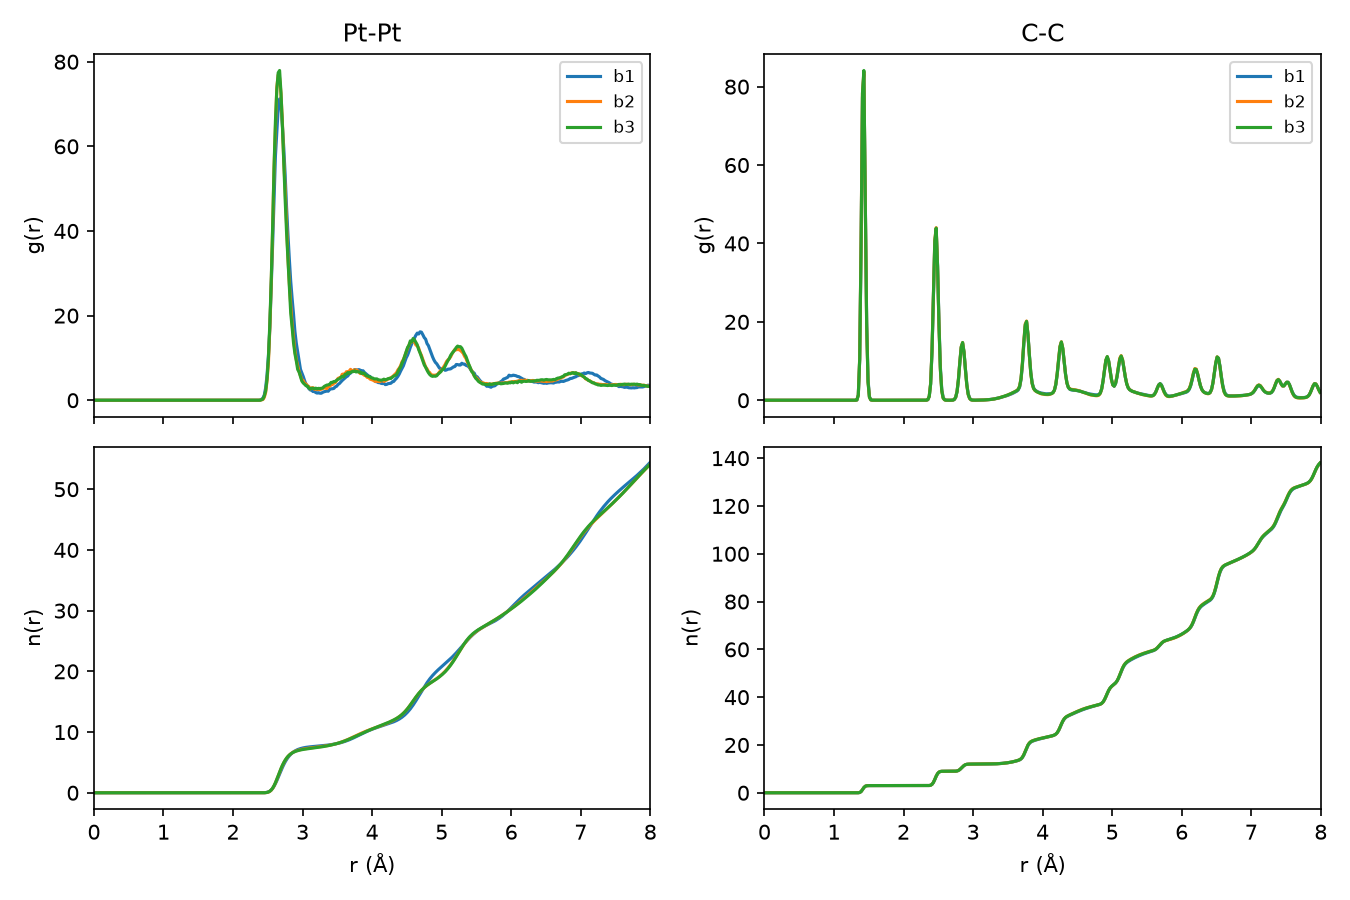

Source code (Python):
#!/usr/bin/env python3
"""
rdf_summary.py - read rdf.dat / rdf_check_rdf.dat files written by mace_md.py, print peak
positions, heights and coordination numbers, and overlay several files in one plot.

Usage
  python rdf_summary.py runs/bulkwater_300K/rdf.dat --box 12.0
  python rdf_summary.py mace=runs/bulkwater_300K/rdf.dat mpa=runs_mpa/bulkwater_300K/rdf.dat \
        aimd=aimd_rdf_rdf.dat --pairs Ow-Ow,Ow-Hw --out water_compare

Each argument is [label=]path. Columns are read from the header (r, g_A-B, n_A-B, ...).
--box L marks L/2 on the plots: beyond L/2 the RDF is dominated by periodic-image
(finite-size) effects and should not be interpreted.
"""
import argparse
import os

import numpy as np


def load(path):
    names = None
    with open(path) as fh:
        for line in fh:
            if line.startswith("#"):
                last = line[1:].strip()
                if last.startswith("r "):
                    names = last.split()
            else:
                break
    data = np.loadtxt(path)
    if names is None or len(names) != data.shape[1]:
        raise SystemExit(f"{path}: cannot parse column names from header")
    d = {n: data[:, k] for k, n in enumerate(names)}
    return d


def smooth(y, w=5):
    if w < 2:
        return y
    k = np.ones(w) / w
    return np.convolve(np.nan_to_num(y), k, mode="same")


def features(r, g, n, rstart=1.5):
    """first intermolecular peak (r >= rstart), following minimum, coordination number there."""
    out = {}
    gs = smooth(g)
    intra = r < 1.3
    if intra.any() and np.nanmax(g[intra]) > 5:
        k = np.nanargmax(g[intra])
        out["bond_peak_r"], out["bond_peak_g"] = r[intra][k], g[intra][k]
    idx = np.where(r >= rstart)[0]
    if len(idx) < 5:
        return out
    thr = 0.2 * np.nanmax(gs[idx])  # relative threshold: slab RDFs are diluted by vacuum, so g(r) << 1
    for i in idx[1:-1]:
        if gs[i] > gs[i - 1] and gs[i] >= gs[i + 1] and gs[i] > thr:
            out["peak1_r"], out["peak1_g"] = r[i], g[i]
            for j in range(i + 1, len(r) - 1):
                if gs[j] < gs[j - 1] and gs[j] <= gs[j + 1]:
                    out["min1_r"], out["min1_g"], out["n_at_min1"] = r[j], g[j], n[j]
                    break
            break
    return out


def main():
    ap = argparse.ArgumentParser(description=__doc__, formatter_class=argparse.RawDescriptionHelpFormatter)
    ap.add_argument("files", nargs="+")
    ap.add_argument("--pairs", default=None, help="comma list, e.g. Ow-Ow,Ow-Hw (default: all non-empty)")
    ap.add_argument("--box", type=float, default=None, help="smallest cell length (A); marks L/2")
    ap.add_argument("--rstart", type=float, default=1.5, help="ignore peaks below this r when finding peak 1")
    ap.add_argument("--rplot", type=float, default=8.0)
    ap.add_argument("--out", default="rdf_summary")
    args = ap.parse_args()

    sets = []
    for a in args.files:
        label, path = (a.split("=", 1) if "=" in a else (os.path.basename(os.path.dirname(os.path.abspath(a))) or a, a))
        sets.append((label, load(path)))

    allpairs = [k[2:] for k in sets[0][1] if k.startswith("g_")]
    pairs = args.pairs.split(",") if args.pairs else [
        p for p in allpairs if any(np.isfinite(d.get(f"g_{p}", np.array([np.nan]))).any() for _, d in sets)]

    if not pairs:
        raise SystemExit("No non-empty pairs found in these files (all columns are NaN). The atom groups "
                         "in the pair list do not exist in this system. Re-run 'mace_md.py rdf' with "
                         "--rdf-pairs, e.g. C-C for graphene-only systems.")
    print(f"{'pair':<8}{'set':<14}{'peak1 r':>9}{'g(peak1)':>10}{'min1 r':>9}{'g(min1)':>9}{'n(min1)':>9}   bond peak")
    for p in pairs:
        for label, d in sets:
            if f"g_{p}" not in d:
                continue
            f = features(d["r"], d[f"g_{p}"], d[f"n_{p}"], args.rstart)
            fmt = lambda k, w, nd: f"{f[k]:{w}.{nd}f}" if k in f else " " * (w - 1) + "-"
            bond = f"{f['bond_peak_r']:.2f} A (g={f['bond_peak_g']:.0f})" if "bond_peak_r" in f else ""
            print(f"{p:<8}{label:<14}{fmt('peak1_r', 9, 2)}{fmt('peak1_g', 10, 2)}{fmt('min1_r', 9, 2)}"
                  f"{fmt('min1_g', 9, 2)}{fmt('n_at_min1', 9, 2)}   {bond}")

    try:
        import matplotlib
        matplotlib.use("Agg")
        import matplotlib.pyplot as plt
    except Exception:
        return
    fig, ax = plt.subplots(2, len(pairs), figsize=(4.5 * len(pairs), 6), squeeze=False, sharex=True)
    for c, p in enumerate(pairs):
        for label, d in sets:
            if f"g_{p}" in d:
                ax[0, c].plot(d["r"], d[f"g_{p}"], label=label)
                ax[1, c].plot(d["r"], d[f"n_{p}"], label=label)
        ax[0, c].set(title=p, ylabel="g(r)")
        ax[1, c].set(xlabel="r (Å)", ylabel="n(r)", xlim=(0, args.rplot))
        if args.box:
            for a in (ax[0, c], ax[1, c]):
                a.axvline(args.box / 2, color="gray", ls=":", lw=1)
        ax[0, c].legend(fontsize=8)
    fig.tight_layout()
    fig.savefig(args.out + ".png", dpi=150)
    print(f"wrote {args.out}.png")


if __name__ == "__main__":
    main()
